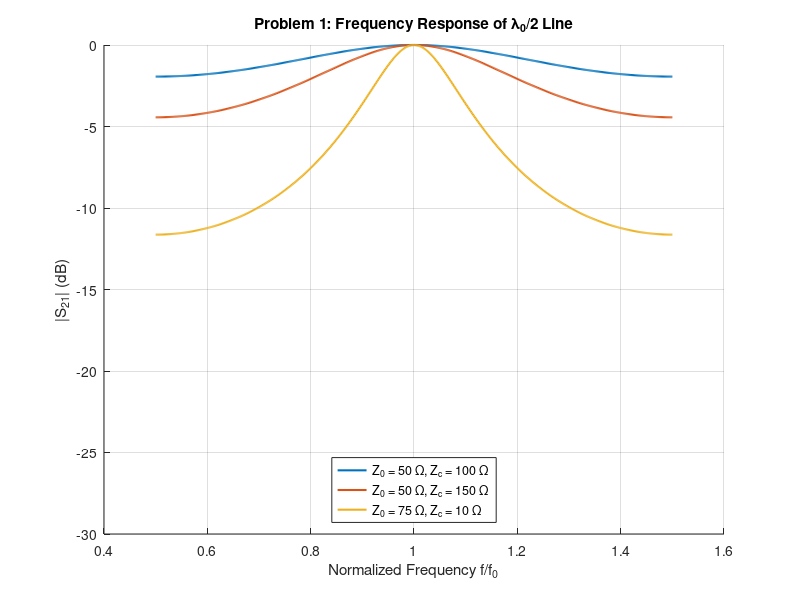

Source code (MATLAB):
% Problem 1: Frequency response of a half-wave line
f_norm = linspace(0.5, 1.5, 500); % Normalized frequency f/f0
beta_l = pi * f_norm;             % Electrical length

% Define the test cases
cases = [50, 100; 
         50, 150; 
         75, 10];

figure; hold on;
for i = 1:size(cases, 1)
    Z0 = cases(i, 1);
    Zc = cases(i, 2);

    % We compute ABCD parameters for a transmission line and we use them in the formula to compute
    % S21, at the sime time we calculate the magnitude.
    mag_S21 = 1 ./ sqrt(cos(beta_l).^2 + ((Zc^2 + Z0^2)/(2*Z0*Zc)).^2 .* sin(beta_l).^2);
    S21_dB = 20 * log10(mag_S21);

    plot(f_norm, S21_dB, 'DisplayName', sprintf('Z_0 = %d \\Omega, Z_c = %d \\Omega', Z0, Zc), 'LineWidth', 1.5);
end

grid on;
xlabel('Normalized Frequency f/f_0');
ylabel('|S_{21}| (dB)');
title('Problem 1: Frequency Response of \lambda_0/2 Line');
legend('Location', 'south');
ylim([-30 0]);
